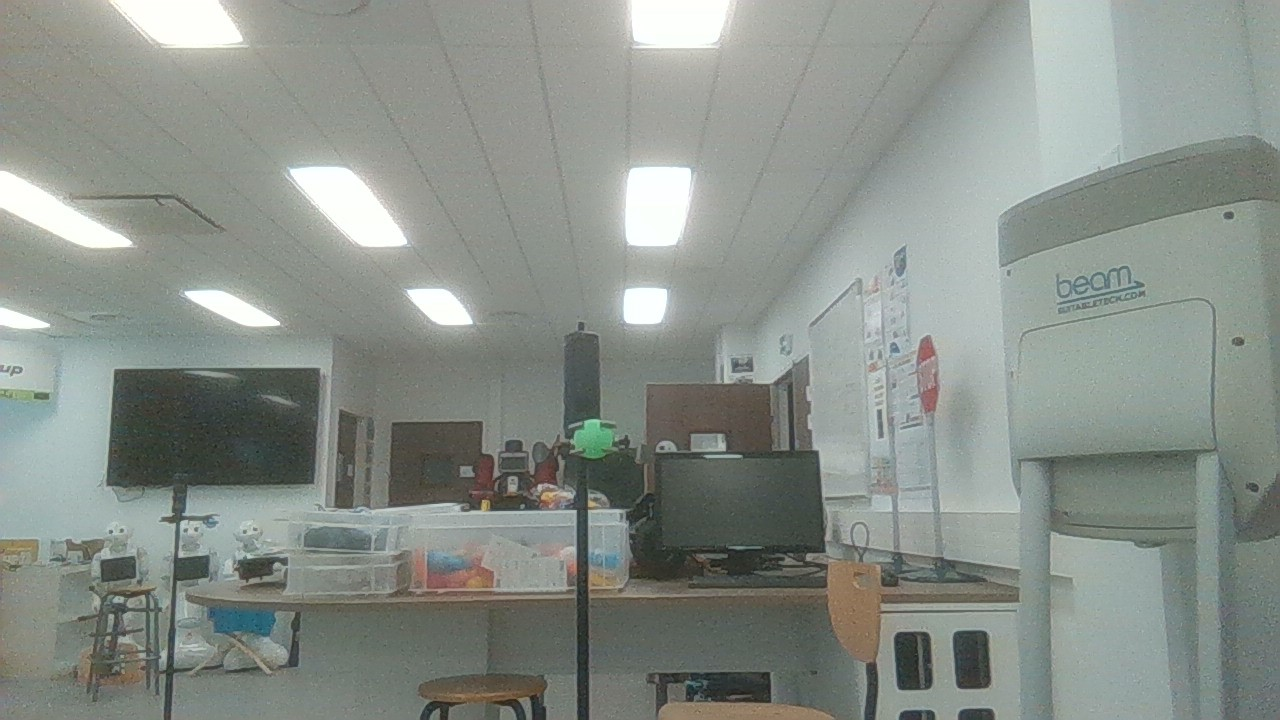
#> input picture couleur/Photos/photo100.jpg, 1280 x 720 px, given in place of the camera
$ python balls_tracker_question_6.py
#> lines starting #> are read from the running program, lines starting #| are printed output that depends on the picture; after the words box and inside, x2 and y2 are one past the last pixel; in counts of white or black regions, pixels touching at a corner belong together
#> further down, image is the input picture: shape (720, 1280, 3); mean B, G, R 137.7, 144, 137.3
#!/usr/bin/env python

'''
Track a green ball using OpenCV.

    Copyright (C) 2015 Conan Zhao and Simon D. Levy

    This program is free software: you can redistribute it and/or modify
    it under the terms of the GNU Lesser General Public License as
    published by the Free Software Foundation, either version 3 of the
    License, or (at your option) any later version.

    This program is distributed in the hope that it will be useful,
    but WITHOUT ANY WARRANTY; without even the implied warranty of
    MERCHANTABILITY or FITNESS FOR A PARTICULAR PURPOSE.  See the
    GNU General Public License for more details.

 You should have received a copy of the GNU Lesser General Public License
 along with this program.  If not, see <http://www.gnu.org/licenses/>.
'''

import cv2
import math
import numpy as np
from typing import Literal

# For OpenCV2 image display
WINDOW_NAME = 'GreenBallTracker'

def track(image, couleur: Literal["bleu", "rose", "jaune", "vert"]="vert"):

    '''Accepts BGR image as Numpy array
       Returns: (x,y) coordinates of centroid if found
                (-1,-1) if no centroid was found
                None if user hit ESC
    '''
#> called with couleur = 'rose'

    # Blur the image to reduce noise
    blur = cv2.GaussianBlur(image, (5,5),0)

    # Convert BGR to HSV
    hsv = cv2.cvtColor(blur, cv2.COLOR_BGR2HSV)
#> hsv: shape (720, 1280, 3); mean H, S, V 59.3, 19.8, 144.8
    if couleur == "bleu":
        # Threshold the HSV image for only blue colors
        lower_color = np.array([90,70,70])
        upper_color = np.array([130,255,255])
    elif couleur == "rose":
        # Threshold the HSV image for only pink colors
        lower_color = np.array([160, 80, 80])
        upper_color = np.array([179, 255, 255])
    elif couleur == "jaune":
        # Threshold the HSV image for only yellow colors
        lower_color = np.array([20,150,150])
        upper_color = np.array([40,255,255])
    else:
        # Threshold the HSV image for only green colors
        lower_color = np.array([40,70,70])
        upper_color = np.array([80,200,200])

    # Threshold the HSV image to get only green colors
    mask = cv2.inRange(hsv, lower_color, upper_color)
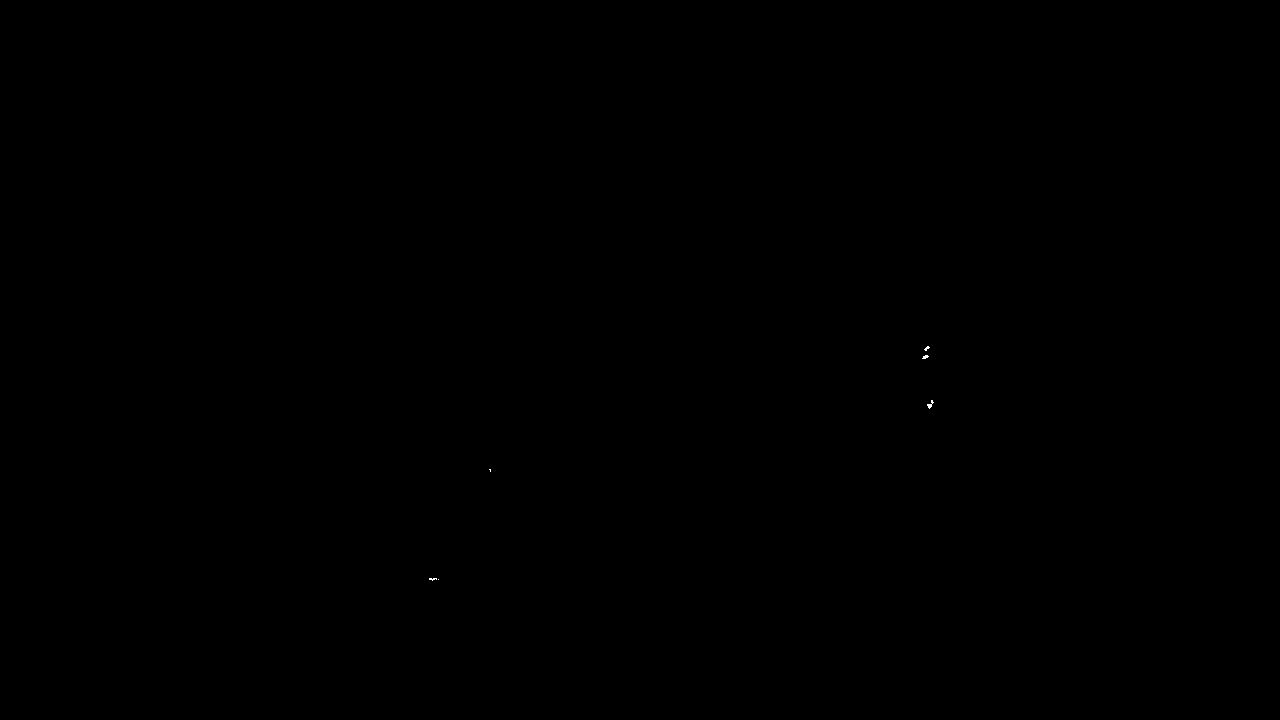
#> mask: shape (720, 1280); 0.01% white in thin lines or dots, all inside (x1, y1, x2, y2) = (429, 346, 934, 581)

    # Blur the mask
    bmask = cv2.GaussianBlur(mask, (5,5),0)

    # Alternative method to find centroid
    contours, _ = cv2.findContours(bmask, cv2.RETR_EXTERNAL, cv2.CHAIN_APPROX_SIMPLE)
#> contours = 4 contours; box (x1, y1, x2, y2) and area: (920, 344, 932, 361) 128, (925, 398, 936, 411) 88, (427, 576, 441, 583) 68, (487, 467, 493, 474) 28
    centroid_x, centroid_y = None, None

    if contours:
        # Trouver le plus gros contour (plus grosse balle)
        cnt = max(contours, key=cv2.contourArea)
#> cnt = contour of 22 points, box (x1, y1, x2, y2) (920, 344, 932, 361), area 128
        area = cv2.contourArea(cnt)
#> area = 128.5
        perimeter = cv2.arcLength(cnt, True)
#> perimeter = 52.38
        if perimeter != 0:
            circularity = 4 * math.pi * (area / (perimeter * perimeter))
#> circularity = 0.588
            if area > 500:  # Ajuste le seuil d'aire si besoin
                (x, y), radius = cv2.minEnclosingCircle(cnt)
                center = (int(x), int(y))
                radius = int(radius)
                # Dessiner un cercle autour de la balle suivie
                cv2.circle(image, center, radius, (0, 255, 0), 3)
                # Dessiner le centre
                cv2.circle(image, center, 5, (0, 0, 255), -1)
                centroid_x, centroid_y = center

    # Assume no centroid
    ctr = (-1,-1)

    # Use centroid if it exists
    if centroid_x != None and centroid_y != None:

        ctr = (centroid_x, centroid_y)

    # Display full-color image
    cv2.imshow(WINDOW_NAME, image)

    # Force image display, setting centroid to None on ESC key input
    if cv2.waitKey(1) & 0xFF == 27:
#> (key Esc is pressed here)
        ctr = None

    # Return coordinates of centroid
    return ctr

# Test with input from camera
if __name__ == '__main__':
    capture = cv2.VideoCapture(0)

    while True:
        okay, image = capture.read()
        if not okay:
            print('Capture failed')
            break

        if not track(image, "rose"):
            break

        if cv2.waitKey(1) & 0xFF == 27:
            break

    capture.release()
    cv2.destroyAllWindows()
